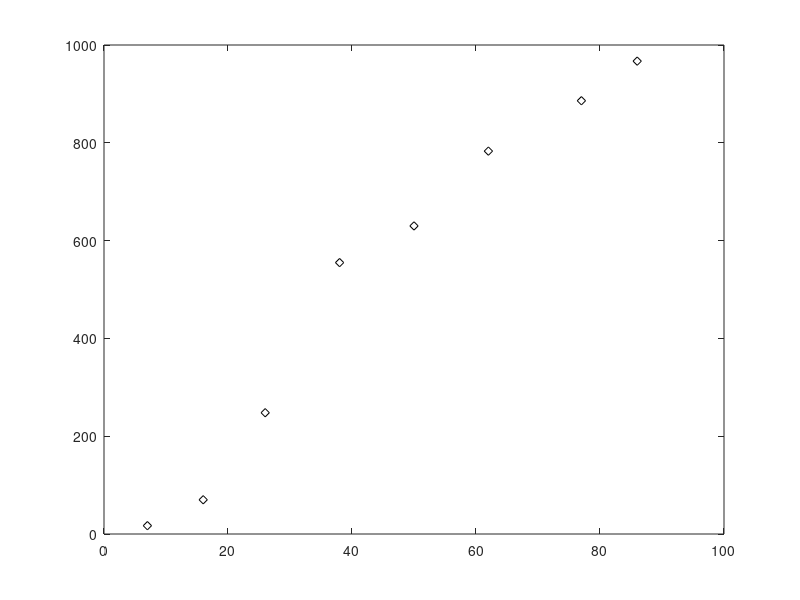

This figure's MATLAB source: (Note: this script raises an error after producing the figure.)
% Name: Andrew Pang
% Date: 3 MAY 2019  
% Task 2 :  e^x
clear all; close all; clc;

%creates row vectors x y and loge(y)
x = [ 7 16 26 38 50 62 77 86 ];
y = [ 17 70 248 555 630 783 886 967 ];
lny = log(y);

%plots y values agaisnt x
plot(x,y,'kd')
hold on

%calls the linreg function to obtain loge(b)=y-int, k=gradient and r2=error
[lnb, k, r2 ] = linreg(x,lny);

%finds b
b = exp(lnb);
fprintf('beta is %f, k is %f, r^2 is %f\n',b,k,r2);

%uses matlab polyfit to find its values of b and k and r2
p = polyfit(x,lny,1);
b_new = exp(p(2));
k_new = p(1);

%calculation for r2
sr = sum((lny - p(2) - k*x).^2);
st = sum((lny - (sum(lny)/8)).^2);
r2_new = 1 - sr/st;

fprintf('beta is %f , k is %f, r^2 is %f using polyfit\n',b_new,k_new,r2_new);

%plots the graph for the non linear function
x_new = 0:1:90;
y_new = b_new.*(exp(k_new.*x_new));
plot(x_new,y_new,'b--');

%labels the graph
xlabel('x values');
ylabel('y values');
title('Graph of y against x');
legend('Original','Curve fit');


